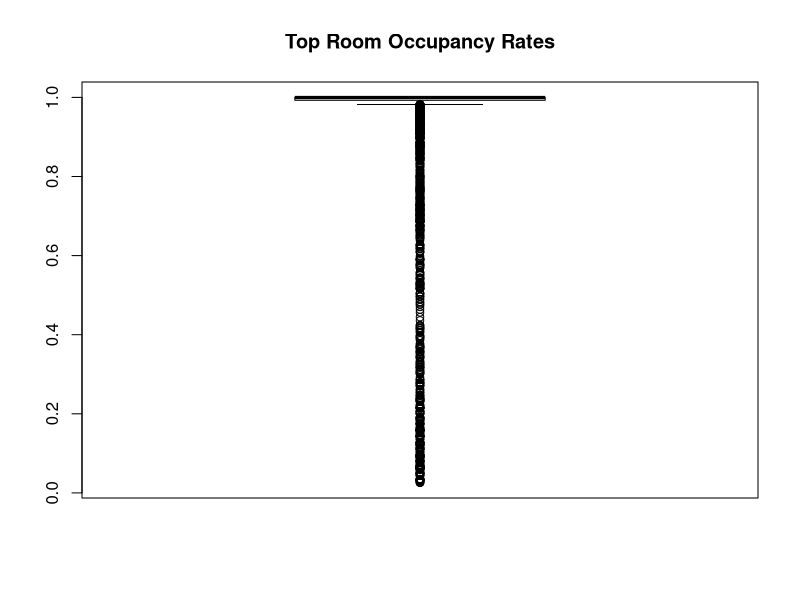
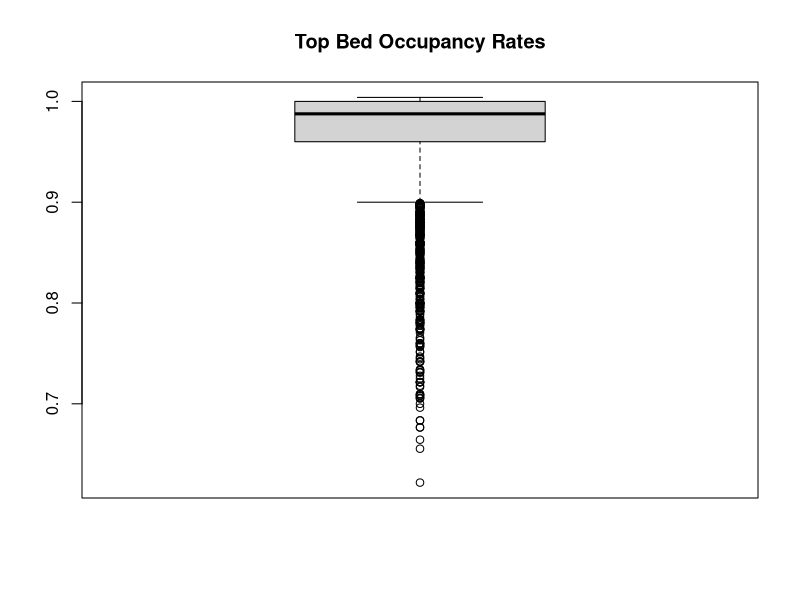
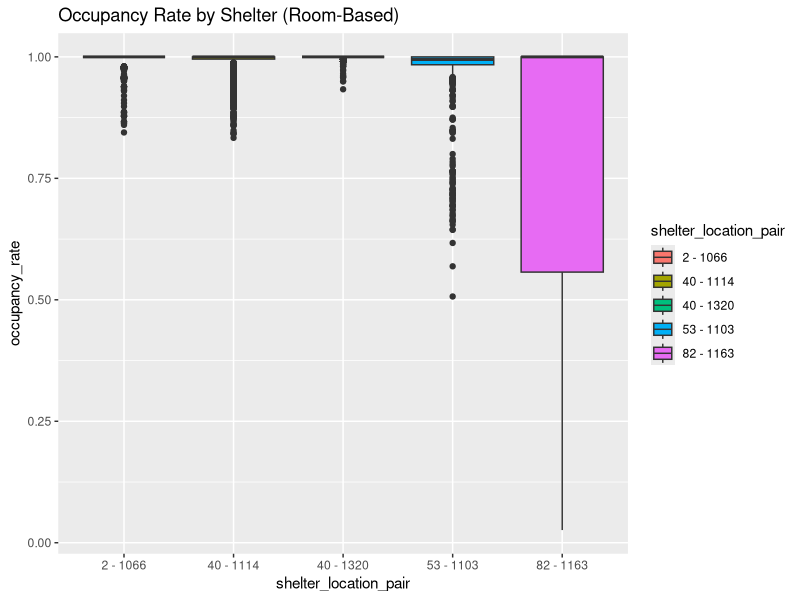
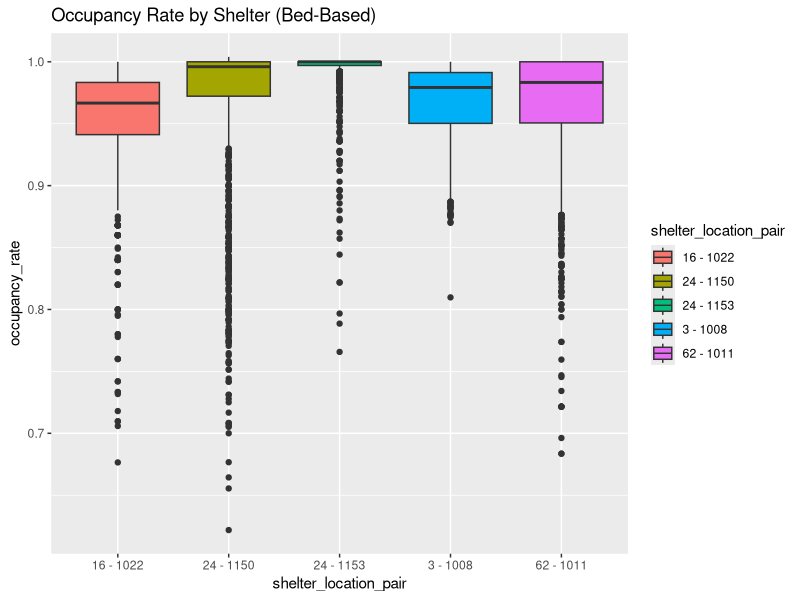
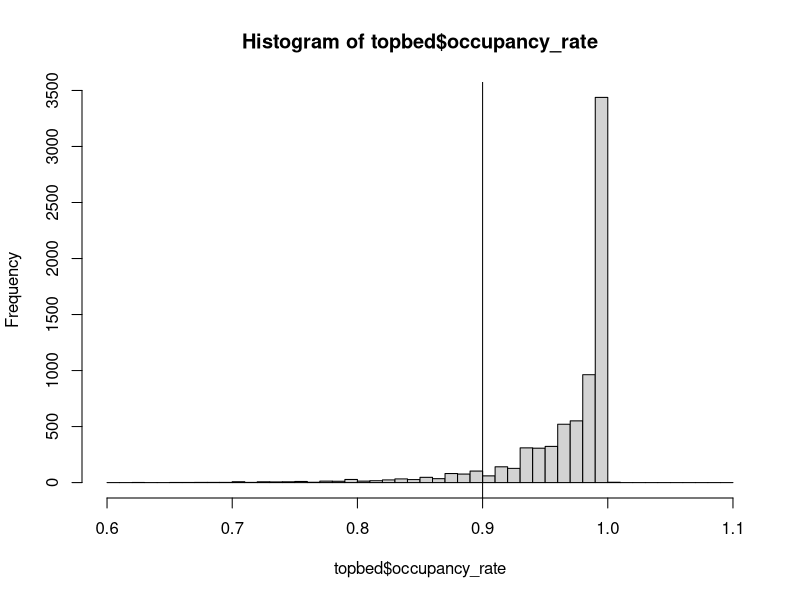
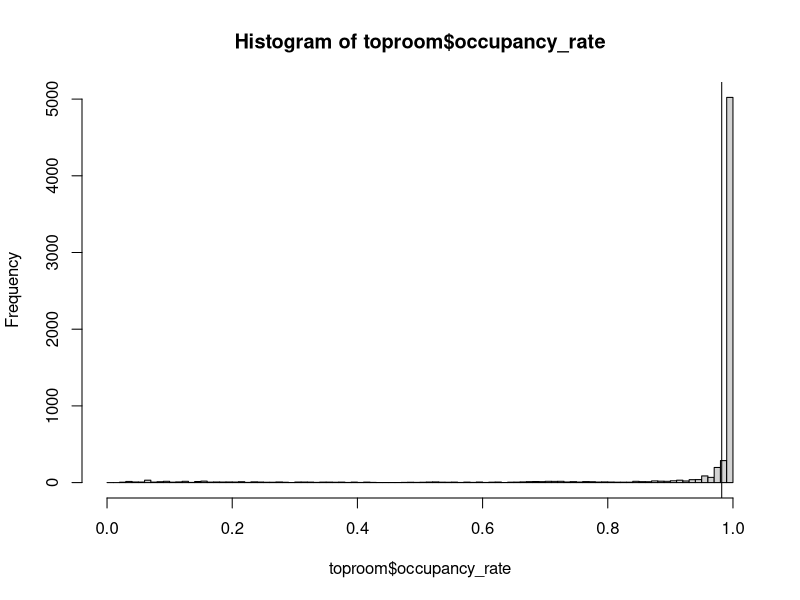
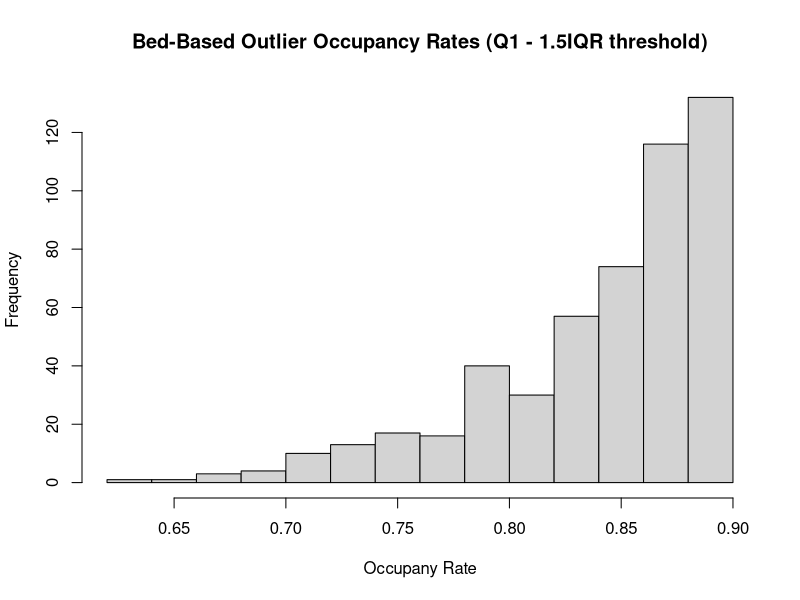
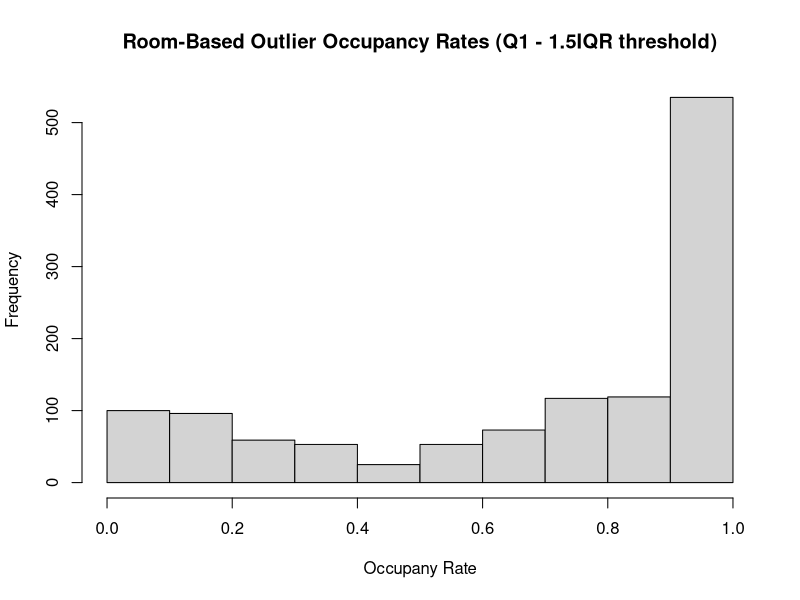

The R source for these figures, in order:
## ---- chunk 1
knitr::opts_chunk$set(echo = TRUE)
## ---- chunk 2
library(tidyverse)
## ---- chunk 3
topbed <- read.csv("top_5_bed_based_shelters.csv")
toproom <- read.csv("top_5_room_based_shelters.csv")

topbed$OCCUPANCY_DATE <- as.Date(topbed$OCCUPANCY_DATE)
toproom$OCCUPANCY_DATE <- as.Date(toproom$OCCUPANCY_DATE)
## ---- chunk 4
boxplot(toproom$occupancy_rate, main="Top Room Occupancy Rates")
boxplot(topbed$occupancy_rate, main="Top Bed Occupancy Rates")
ggplot(toproom, 
       aes(shelter_location_pair, occupancy_rate, fill=shelter_location_pair)) +
  geom_boxplot() + 
  ggtitle("Occupancy Rate by Shelter (Room-Based)")

ggplot(topbed, 
       aes(shelter_location_pair, occupancy_rate, fill=shelter_location_pair)) +
  geom_boxplot() +
  ggtitle("Occupancy Rate by Shelter (Bed-Based)")
## ---- chunk 5
q3.bed <- quantile(topbed$occupancy_rate, .75)
q1.bed <- quantile(topbed$occupancy_rate, .25)
q3.room <- quantile(toproom$occupancy_rate, .75)
q1.room <- quantile(toproom$occupancy_rate, .25)

# Add lines to indicate where whiskers end on the boxplots
ol.bed <- q1.bed - 1.5*(q3.bed - q1.bed)
ol.room <- q1.room - 1.5*(q3.room - q1.room) 


bks <- seq(0, 1, by=.01)

hist(topbed$occupancy_rate, breaks= seq(.6, 1.1, .01))
abline(v=ol.bed)

hist(toproom$occupancy_rate, breaks=bks)
abline(v=ol.room)
## ---- chunk 6
# By default cutoff
outdef.bed <- topbed %>% dplyr::select(OCCUPANCY_DATE, occupancy_rate) %>% 
  filter(occupancy_rate <= ol.bed)

outdef.room <- toproom %>% dplyr::select(OCCUPANCY_DATE, occupancy_rate) %>% 
  filter(occupancy_rate <= ol.room)

# By 99% cutoff
out99.bed <- topbed %>% dplyr::select(OCCUPANCY_DATE, occupancy_rate) %>% 
  filter(occupancy_rate <= .99)

out99.room <- toproom %>% dplyr::select(OCCUPANCY_DATE, occupancy_rate) %>% 
  filter(occupancy_rate <= .99)


# By cutoff where it flattens out
outflat.bed <- topbed %>% dplyr::select(OCCUPANCY_DATE, occupancy_rate) %>% 
  filter(occupancy_rate <= .93)

outflat.room <- toproom %>% dplyr::select(OCCUPANCY_DATE, occupancy_rate) %>% 
  filter(occupancy_rate <= .97)
## ---- chunk 7
#par(mfrow=c(3,2))
hist(outdef.bed$occupancy_rate, 
     main="Bed-Based Outlier Occupancy Rates (Q1 - 1.5IQR threshold)", 
     xlab="Occupany Rate")
hist(outdef.room$occupancy_rate,
     main="Room-Based Outlier Occupancy Rates (Q1 - 1.5IQR threshold)", 
     xlab="Occupany Rate")
hist(out99.bed$occupancy_rate,
     main="Bed-Based Outlier Occupancy Rates (99% threshold)", 
     xlab="Occupany Rate")
hist(out99.room$occupancy_rate,
     main="Room-Based Outlier Occupancy Rates (99% threshold)", 
     xlab="Occupany Rate")
hist(outflat.bed$occupancy_rate,
     main="Bed-Based Outlier Occupancy Rates (93% threshold)", 
     xlab="Occupany Rate")
hist(outflat.room$occupancy_rate,
     main="Room-Based Outlier Occupancy Rates (97% threshold)", 
     xlab="Occupany Rate")
## ---- chunk 8
plot(outdef.room$OCCUPANCY_DATE, outdef.room$occupancy_rate, pch=20,
     main="Occupancy Rate Outliers (Q1 - 1.5IQR threshold)",
     xlab="Date", ylab="Occupancy Rate")
points(outdef.bed$OCCUPANCY_DATE, outdef.bed$occupancy_rate, pch=20, col="red")
legend("bottomright", legend=c("Room-Based", "Bed-Based"), pch=20,
       col=c("black", "red"))

plot(out99.room$OCCUPANCY_DATE, out99.room$occupancy_rate, pch=20, 
     main="Occupancy Rate Outliers (99% threshold)",
     xlab="Date", ylab="Occupancy Rate")
points(out99.bed$OCCUPANCY_DATE, out99.bed$occupancy_rate, pch=20, col="red")
legend("bottomright", legend=c("Room-Based", "Bed-Based"), pch=20,
       col=c("black", "red"))

plot(outflat.room$OCCUPANCY_DATE, outflat.room$occupancy_rate, pch=20,
     main="Occupancy Rate Outliers (93% and 97% threshold)",
     xlab="Date", ylab="Occupancy Rate")
points(outflat.bed$OCCUPANCY_DATE, outflat.bed$occupancy_rate, pch=20, col="red")
legend("bottomright", legend=c("Room-Based", "Bed-Based"), pch=20,
       col=c("black", "red"))
## ---- chunk 9
toproom %>% filter(shelter_location_pair == "82 - 1163") %>% head()
